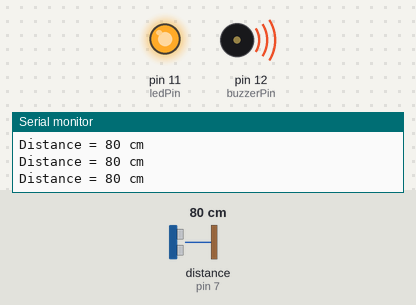
Simulated run of this sketch. Board: Arduino Uno, built with avr-gcc and run on an emulated ATmega328P. Parts: output pins drawn as LEDs (lit = HIGH), buzzer (waves = sounding), the last lines printed to the serial monitor. Wiring (inferred from the names in the program): ultrasonic range finder: trigger pin 6; echo pin 7. Dashed ring = blinking. The test bench sets the inputs (shaded band); at power-on: distance to the obstacle (sensor on pin 7) 80 cm. The echo pulse lasts 58.3 µs per cm; pins used as bus, display or sensor lines are not drawn.

Above: at 0.47 s.
1.3 s: distance to the obstacle (sensor on pin 7) set to 2 cm
At 2.0 s:
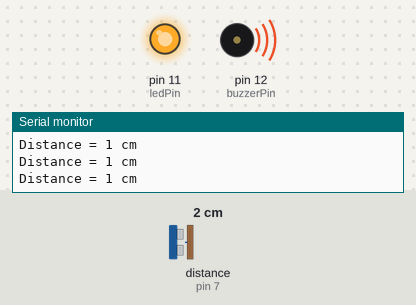
2.8 s: distance to the obstacle (sensor on pin 7) set to 22 cm
4.3 s: distance to the obstacle (sensor on pin 7) set to 25 cm
At 4.67 s:
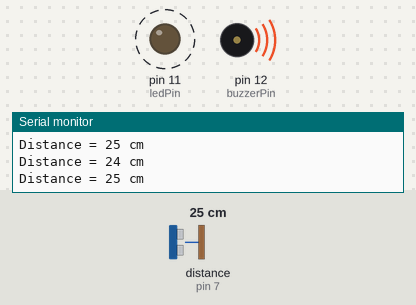
7.3 s: distance to the obstacle (sensor on pin 7) set to 4 cm
At 7.3 s:
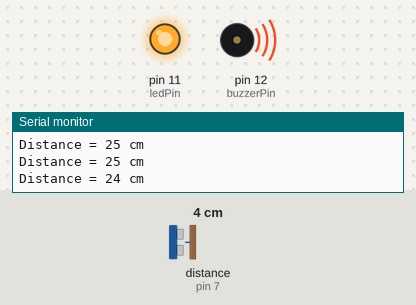
8.8 s: distance to the obstacle (sensor on pin 7) set to 120 cm
At 10.1 s:
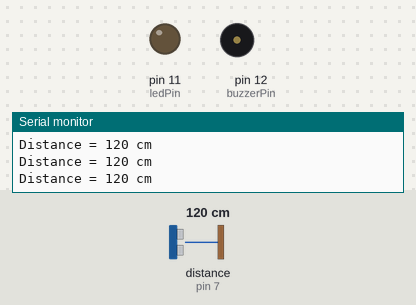
Timing chart, 0 to 11.4 s (numbered marks = the images above; inputs shaded):
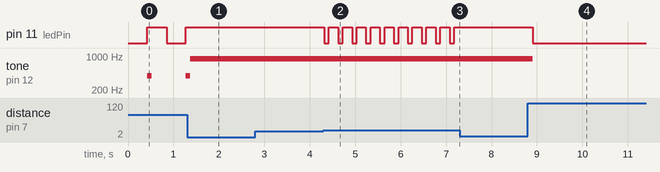

Measured:
- the behaviour switches between 24 and 25 cm on distance to the obstacle (sensor on pin 7) (found by bisection; images 1 and 2)
- after the input at 1.3 s, pin 11 (ledPin): stays HIGH (without the input it goes to LOW after 0.39 s)
- after the input at 4.3 s, pin 11 (ledPin): alternates HIGH for 0.20 s and LOW for 0.10 s, starting at once
- after the input at 7.3 s, pin 11 (ledPin): stops changing and stays HIGH
- after the input at 8.8 s, pin 11 (ledPin): HIGH → LOW after 0.11 s; tone on pin 12 (buzzerPin): 880 Hz → silent after 0.11 s

The sketch:

HC-SR04_Parking_Sensor.ino
```cpp
 /**
 * Reference: Paolo Aliverti, Progettare con Arduino (Italian Edition)
 *
 * Ultrasonic Parking Sensor
 *
 * We must constantly measure the distance from a possible obstacle and emit a sound that is all the
 * more rapid and insistent the lower the measurement is.
 * We will in fact consider three cases:
 *  1. obstacle out of range: we will not make any sound;
 *  2. obstacle too close: we will make a continuous sound;
 *  3. obstacle at intermediate distance: the sounds are emitted with a frequency inversely proportional
 *     to the distance (closer, faster and higher).
 *
 * Distances are expressed in centimeters.
 *
 * This code is in the public domain.
 *
 * by Sandro Tributi <sandro.tributi@gmail.com>
 *
 * https://github.com/sandrotributi/Arduino-Lab/edit/main/HC-SR04_Parking_Sensor/HC-SR04_Parking_Sensor.ino
 */

#define trigPin 6
#define echoPin 7
#define ledPin 11
#define buzzerPin 12

#define MAXDIST 100
#define MINDIST 25

long cm;
unsigned long t1, dt;
int tblink = 100;
int ledStatus = LOW;
int freq = 220;

void setup() {
  pinMode(trigPin, OUTPUT);
  pinMode(echoPin, INPUT);
  pinMode(ledPin, OUTPUT);
  pinMode(buzzerPin, OUTPUT);
  t1 = millis();
  Serial.begin(9600);
}

void loop() {
  cm = getDistance(trigPin, echoPin);

  Serial.print("Distance = ");
  Serial.print(cm);
  Serial.println(" cm");

  if (cm < MINDIST) {
    // too close - led always on, continuous sound
    digitalWrite(ledPin, HIGH);
    tone(buzzerPin, 880);
  } else if (cm > MAXDIST) {
    // too far - led off, no sound
    digitalWrite(ledPin, LOW);
    noTone(buzzerPin);
  } else {
    // in intermediate cases we will make the
    // led flash and simultaneously emit a "beep"
    // in proportion to the distance detected
    tblink = map(cm, MINDIST, MAXDIST, 100, 500);
    freq = map(cm, MINDIST, MAXDIST, 880, 220);

    dt = millis() - t1;
    if (dt > tblink) {
      ledStatus = !ledStatus;
      digitalWrite(ledPin, ledStatus);
      t1 = millis();
      if (ledStatus) {
        tone(buzzerPin, freq, 100);
      } else {
        // noTone(buzzerPin);
      }
    }
  }

  delay(100);
}

long getDistance(byte trigger, byte echo) {
  long duration;
  long distance;

  digitalWrite(trigger, LOW);
  delayMicroseconds(2);
  digitalWrite(trigger, HIGH);
  delayMicroseconds(10);
  digitalWrite(trigger, LOW);

  duration = pulseIn(echo, HIGH);
  distance = duration / 58.0f;
  return distance;
}
```
